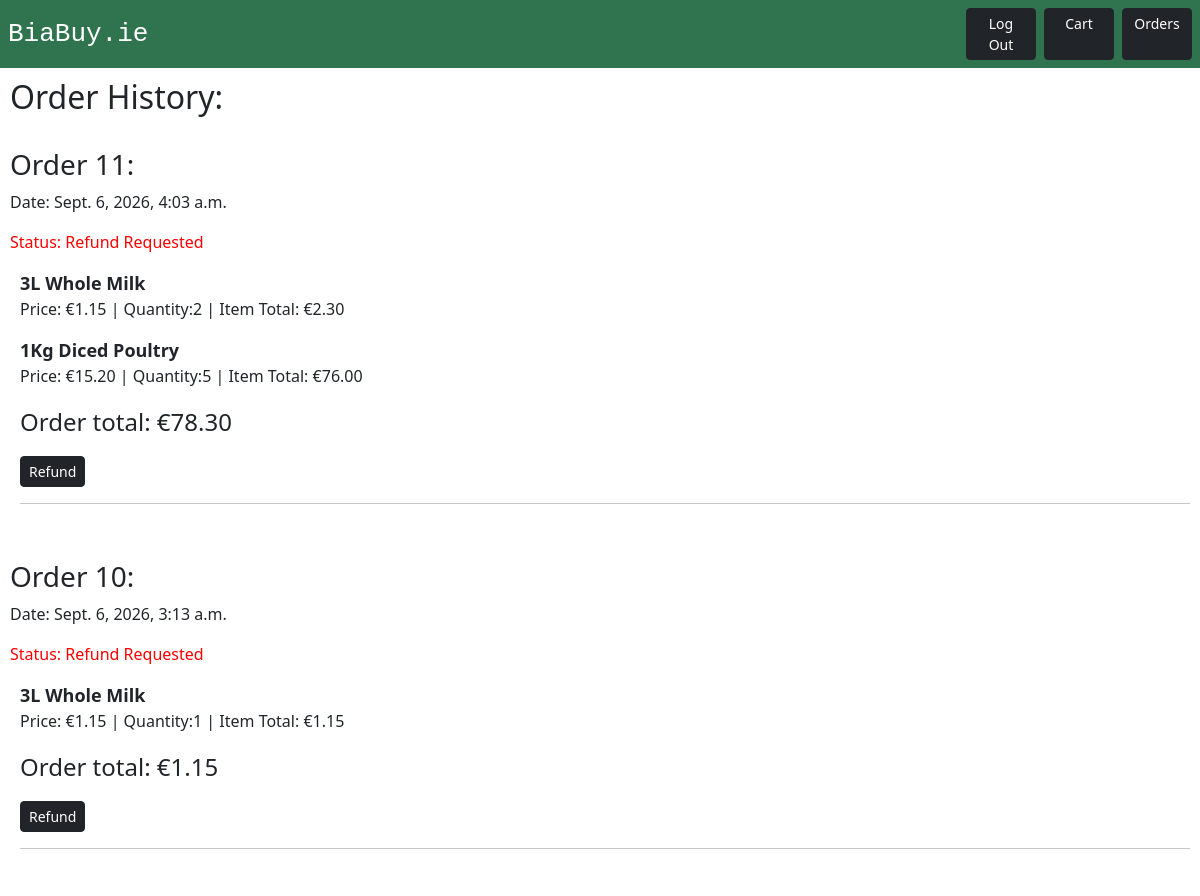
The app's page /orders/ (signed in, upper part), older data.
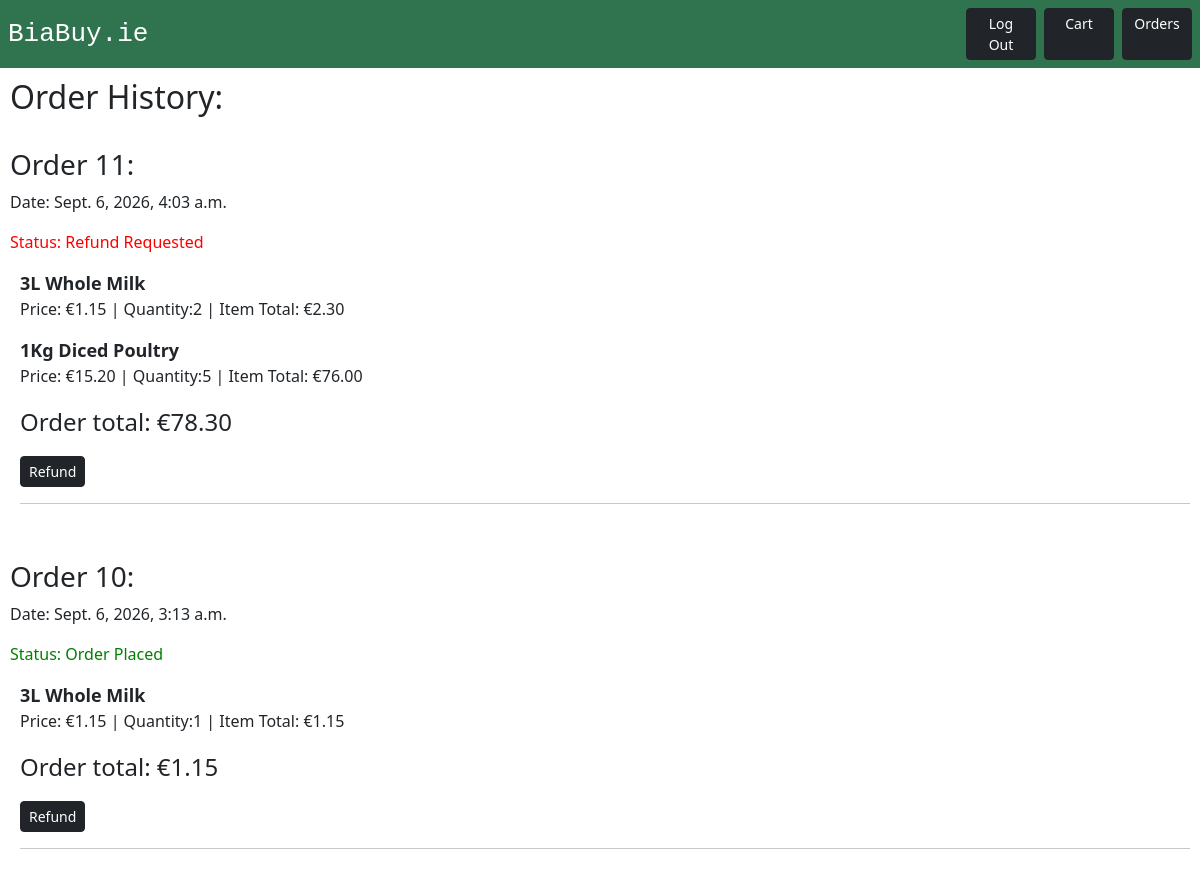
The same page, newer data.
### orders/models.py (models this page shows, shortened)
class Order(models.Model):
    user = models.ForeignKey(User, on_delete=models.CASCADE)
    date_created = models.DateTimeField(auto_now_add=True)
    status = models.CharField(max_length=20, default="Order Placed")

### orders/views.py (the view)
# urls.py: path("orders/", include("orders.urls")),
def orders(request):
    if request.user.is_authenticated:
        is_staff = request.user.groups.filter(name="Staff") or request.user.groups.filter(name="Manager")
        if is_staff: #shows either every order if staff
            user_orders = Order.objects.all().order_by("-date_created")
        else: # or just users if customer
            user_orders = Order.objects.filter(user=request.user).order_by("-date_created")
        for order in user_orders:
            order.order_items = OrderItem.objects.filter(order=order)
            order.order_total = 0
            for order_item in order.order_items:
                order_item.item_total = order_item.item_price * order_item.quantity
                order.order_total += order_item.item_total
        context = {"user_orders": user_orders, "is_staff": is_staff}
        return render(request, "orders/index.html", context)
    else:
        return redirect("login")

### orders/templates/orders/index.html (shortened to what this page needs)
{% extends "base.html" %}
{% block content %}
{% if user_orders %}
<h2>Order History:</h2>
<br>
{% for order in user_orders %}
    <h3>Order {{order.id}}:</h3>
    <p>Date: {{order.date_created}}</p>
    {% if order.status == "Refund Requested" %}
        <p style="color: red;">Status: {{order.status}}</p>
    {% elif order.status == "Refunded"%}
        <p style="color: orange;">Status: {{order.status}}</p>
    {% else %}
        <p style="color: green">Status: {{order.status}}</p>
    {% endif %}
<dl style="margin-left:10px">
    {% for order_item in order.order_items %}
    <dt style="font-size:large">
        {{ order_item.item_name }}
    </dt>
        <dd>
            <p>
                Price: €{{order_item.item_price}}
                 | Quantity:{{order_item.quantity}}
                 | Item Total: €{{order_item.item_total}}
            </p>
    {% endfor %}
         <dd>
            <p style="font-size:x-large">Order total: €{{order.order_total}}</p>
        </dd>
        {% if is_staff %}
        <form action="/orders/refund/" method="POST">
                <button type="submit" class="btn btn-dark btn-sm">
                    Refund</button>
            </form>
        {% else %}
            <form action="/orders/return/{{order.id}}/" method="POST">
        {%csrf_token%}
            <button type="submit" class="btn btn-outline-secondary btn-sm">
                Request Refund</button>
        </form>
        {% endif %}
        <hr>
    <br>
</dl>
{% endfor %}
{% else %}
    <p>No Orders.</p>
{% endif %}
{% endblock %}

Row changes from the older to the newer data that the page shows:
changed Order id 10: status "Refund Requested" → "Order Placed"
